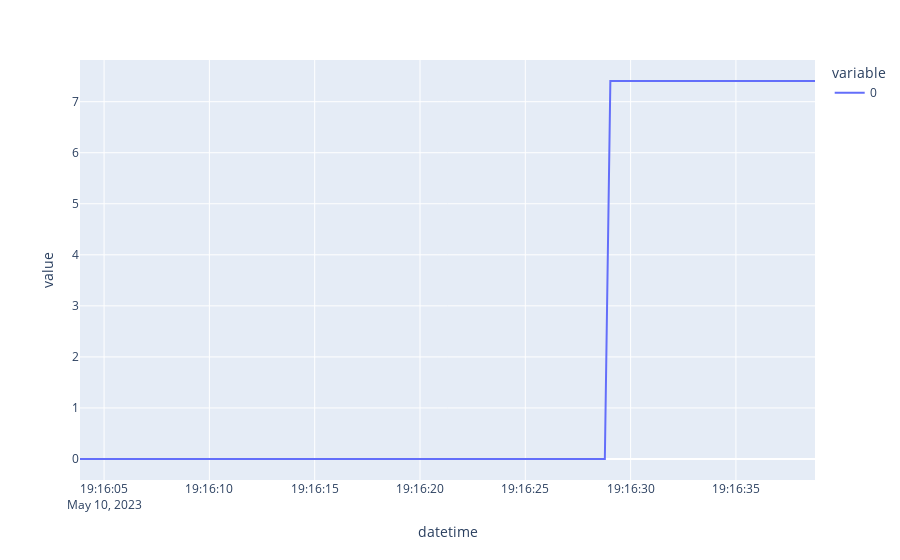

Here is the notebook cell this chart was saved with:
### Code cell
#px.line(profits[["profit_predicted", "profit_real"]], markers=True)
px.line(profits["profit_predicted"]-profits["profit_real"])

### Figure 1 — Plotly figure (JSON) as saved in the notebook; plotly's stock layout.template omitted (floating-point values rounded to 4 significant figures; data arrays with more than 128 entries replaced by an {"elided": "..."} marker saying what was removed)
{"data": [{"hovertemplate": "variable=0<br>datetime=%{x}<br>value=%{y}<extra></extra>", "legendgroup": "0", "line": {"color": "#636efa", "dash": "solid"}, "marker": {"symbol": "circle"}, "mode": "lines", "name": "0", "orientation": "v", "showlegend": true, "type": "scatter", "x": {"elided": "1000 str values"}, "xaxis": "x", "y": {"elided": "1000 float values"}, "yaxis": "y"}], "layout": {"legend": {"title": {"text": "variable"}, "tracegroupgap": 0}, "margin": {"t": 60}, "xaxis": {"anchor": "y", "domain": [0, 1], "title": {"text": "datetime"}}, "yaxis": {"anchor": "x", "domain": [0, 1], "title": {"text": "value"}}}}
